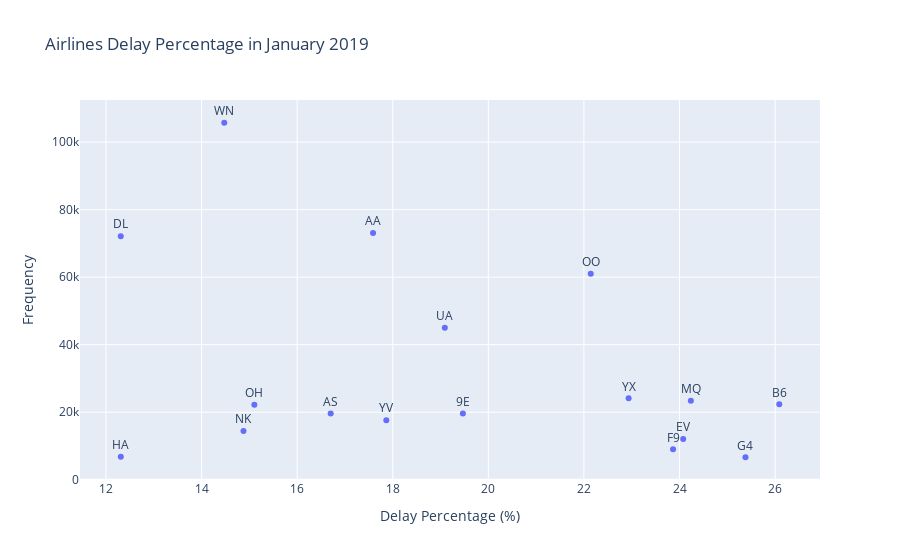

The notebook cell this image was saved under:
### Code cell
import plotly.express as px
fig = px.scatter(growth, x="PERCENTAGE_x", y="FREQUENCY_x",text="AIRLINES", title='Airlines Delay Percentage in January 2019', labels={
                     "PERCENTAGE_x": "Delay Percentage (%)",
                     "FREQUENCY_x": "Frequency",
                 })
fig.update_traces(textposition='top center')
fig.show()

### Figure 1 — Plotly figure (JSON) as saved in the notebook; plotly's stock layout.template omitted (floating-point values rounded to 4 significant figures)
{"data": [{"hovertemplate": "Delay Percentage (%)=%{x}<br>Frequency=%{y}<br>AIRLINES=%{text}<extra></extra>", "legendgroup": "", "marker": {"color": "#636efa", "symbol": "circle"}, "mode": "markers+text", "name": "", "orientation": "v", "showlegend": false, "text": ["B6", "G4", "MQ", "EV", "F9", "YX", "OO", "9E", "UA", "YV", "AA", "AS", "OH", "NK", "WN", "HA", "DL"], "textposition": "top center", "type": "scatter", "x": [26.09, 25.38, 24.24, 24.08, 23.86, 22.93, 22.14, 19.47, 19.09, 17.87, 17.59, 16.7, 15.1, 14.88, 14.47, 12.31, 12.31], "xaxis": "x", "y": [22326, 6655, 23419, 12078, 9001, 24103, 61024, 19592, 45010, 17621, 73095, 19603, 22192, 14452, 105730, 6767, 72143], "yaxis": "y"}], "layout": {"autosize": true, "legend": {"tracegroupgap": 0}, "title": {"text": "Airlines Delay Percentage in January 2019"}, "xaxis": {"anchor": "y", "autorange": true, "domain": [0, 1], "range": [11.48, 26.91], "title": {"text": "Delay Percentage (%)"}, "type": "linear"}, "yaxis": {"anchor": "x", "autorange": true, "domain": [0, 1], "range": [-602.1, 113000.0], "title": {"text": "Frequency"}, "type": "linear"}}}
